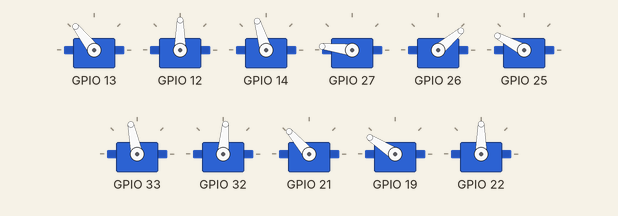
Recording of a sketch running on a simulated ESP32. On the bench: 11 × servo.

Above: at 0.05 s.
At 0.6 s:
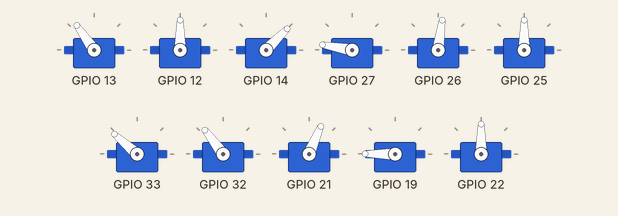
At 0.85 s:
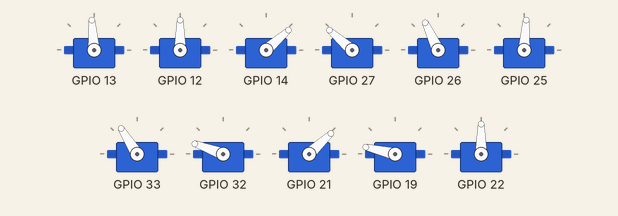
At 1.15 s:
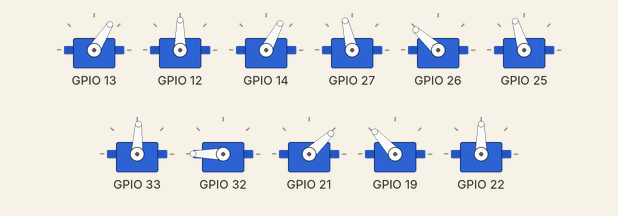
At 1.7 s:
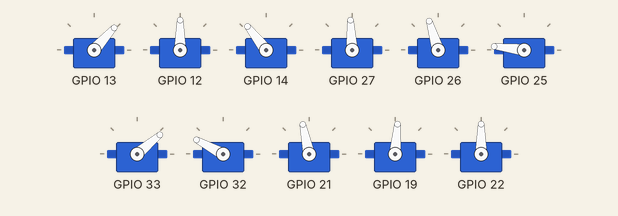
At 2.3 s:
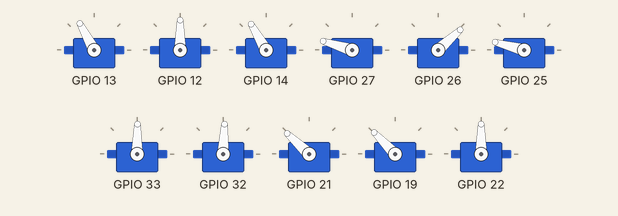
Timing chart, 0 to 5.4 s (numbered marks = the images above):
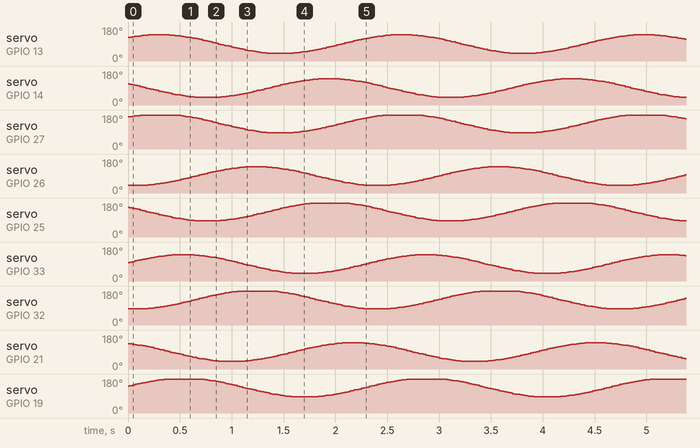

The sketch:

cmu-side-winding.ino
```cpp
#include <ESP32Servo.h>

Servo myServos[11];

int a = 120;
int f = 60;
int g = 60;

float pi=3.14159;
int TotalNumberofServos=10; //change as required
int ServosPerSide=TotalNumberofServos/2;
float shift = 2*pi/ServosPerSide; // Phase lag between segments
int amplitude = 50;
int offset = 0;
float rads;
float Speed=2;
float Wavelengths=1.5;
int Multiplier = 0;

void setup() {
  Serial.begin(9600);

  myServos[0].attach(13);
  myServos[1].attach(12);
  myServos[2].attach(14);
  myServos[3].attach(27);
  myServos[4].attach(26);
  myServos[5].attach(25);
  myServos[6].attach(33);
  myServos[7].attach(32);
  myServos[8].attach(21);
  myServos[9].attach(19);
  myServos[10].attach(22);

}


void loop() {


  for(int i=0; i<360; i++){
   rads=i*pi/180.0;     //convert from degrees to radians
   for(int j=0; j<5; j++){
      myServos[2*j].write(90+offset+amplitude*sin(Speed*rads+j*Wavelengths*shift-(Multiplier-1)*pi/4));   //moves servos in vertical plane
      myServos[2*j+3].write(90+45+amplitude*sin(Speed*rads+j*Wavelengths*shift+(Multiplier+1)*pi/4)); //moves servos in horizontal plane
   }
   delay(13);
  }

}
```
